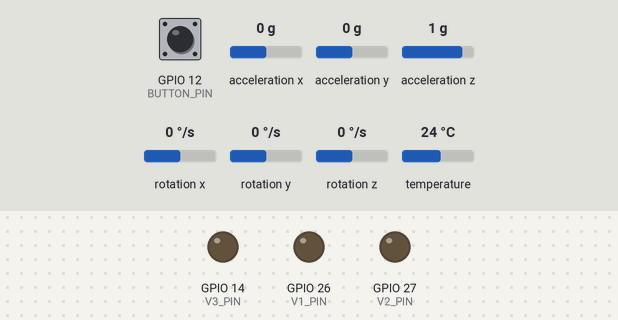
The sketch below on a simulated ESP32. Shown: output pins drawn as LEDs (lit = HIGH). Inputs (shaded band) come from the test bench; at power-on: GPIO 12 (BUTTON_PIN) HIGH, acceleration x 0 g, acceleration y 0 g, acceleration z 1 g, rotation x 0 °/s, rotation y 0 °/s, rotation z 0 °/s, temperature 24 °C. WiFi joins after 1.5 s; servers stay silent unless stated; storage starts empty; what the sketch prints to the serial monitor is not drawn.

Above: at 2.9 s.
3.0 s: GPIO 12 (BUTTON_PIN) pulled LOW for 0.15 s
At 4.5 s:
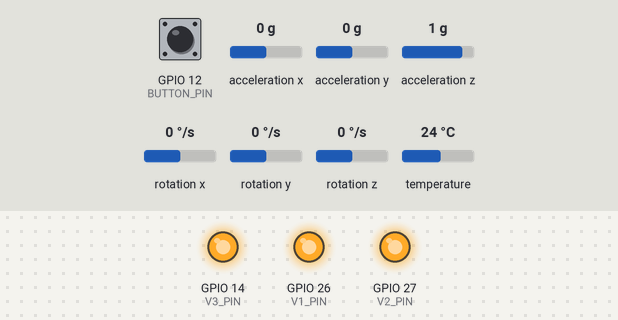
6.2 s: GPIO 12 (BUTTON_PIN) pulled LOW for 1 s
At 6.7 s:
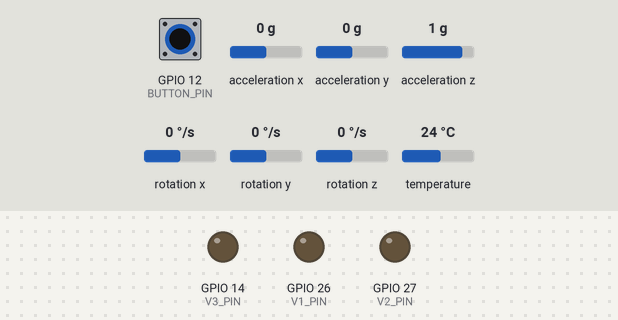
8.7 s: GPIO 12 (BUTTON_PIN) pulled LOW for 3.2 s
At 12.5 s:
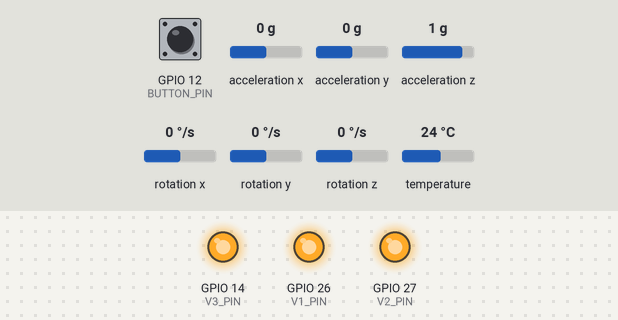
Timing chart, 0 to 14.0 s (numbered marks = the images above; inputs shaded):
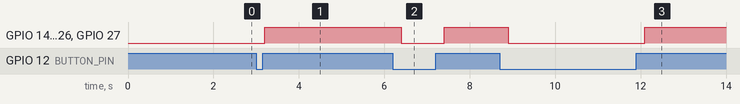

Measured:
- after the input at 3.0 s, GPIO 14 (V3_PIN), GPIO 26 (V1_PIN), GPIO 27 (V2_PIN): LOW → HIGH after 0.20 s
- after the input at 6.2 s, GPIO 14 (V3_PIN), GPIO 26 (V1_PIN), GPIO 27 (V2_PIN): HIGH → LOW after 0.20 s, → HIGH 1.0 s later
- after the input at 8.7 s, GPIO 14 (V3_PIN), GPIO 26 (V1_PIN), GPIO 27 (V2_PIN): HIGH → LOW after 0.20 s, → HIGH 3.2 s later

The sketch:

SimpleWiFiServer.ino
```cpp
#include <WiFi.h>
#include <ESPAsyncWebServer.h>
#include <SPIFFS.h>
#include <ArduinoJson.h>
#include <Adafruit_MPU6050.h>
#include <Adafruit_Sensor.h>
#include <Wire.h>

/* 2 --- 1
 *  \   /
 *    3
 */
const int BUTTON_PIN = 12;
const int V1_PIN = 26;
const int V2_PIN = 27;
const int V3_PIN = 14;
const int DELAY = 500;

const char* hostname = "joint-control";
const char *ssid = "iPhone (Michael)";
const char *password = "12345678";

Adafruit_MPU6050 mpu;
AsyncWebServer server(80);
AsyncWebSocket wss("/ws");
hw_timer_t *Timer0_Cfg = NULL;

char buffer[1024] = "";
JsonDocument orientation;
volatile bool ppc = false;

const uint64_t debounceTime = 200000;

volatile bool interruptEnabled = true;
hw_timer_t *timer = NULL;
portMUX_TYPE timerMux = portMUX_INITIALIZER_UNLOCKED;


void IRAM_ATTR timerISR() {
  portENTER_CRITICAL_ISR(&timerMux);
  interruptEnabled = true;
  portEXIT_CRITICAL_ISR(&timerMux);

  int state = digitalRead(BUTTON_PIN);
  updatePpc(state);
}

void IRAM_ATTR onButtonChanged() {
  portENTER_CRITICAL_ISR(&timerMux);

  if (interruptEnabled) {
    interruptEnabled = false;
    timerEnd(timer);
    timer = timerBegin(1000000);
    timerAttachInterrupt(timer, &timerISR);
    timerAlarm(timer, debounceTime, false, 0);
  }

  portEXIT_CRITICAL_ISR(&timerMux);
}

void updatePpc(int state) {
  if (state == LOW) {
      digitalWrite(V1_PIN, LOW);
      digitalWrite(V2_PIN, LOW);
      digitalWrite(V3_PIN, LOW);
      ppc = false;
      Serial.println("button is low");
    } else {
      digitalWrite(V1_PIN, HIGH);
      digitalWrite(V2_PIN, HIGH);
      digitalWrite(V3_PIN, HIGH);
      Serial.println("button is hight");
      ppc = true;
    }
}

void onMessage(char *data, size_t len) {
  JsonDocument pos;
  deserializeJson(pos, data, len);

  if (ppc)
    return;

  switch((int) pos["dir"]) {
    case 0:
      digitalWrite(V1_PIN, HIGH);
      digitalWrite(V3_PIN, HIGH);
      delay(DELAY);
      digitalWrite(V1_PIN, LOW);
      digitalWrite(V3_PIN, LOW);
      break;
    case 1:
      digitalWrite(V1_PIN, HIGH);
      digitalWrite(V2_PIN, HIGH);
      delay(DELAY);
      digitalWrite(V1_PIN, LOW);
      digitalWrite(V2_PIN, LOW);
      break;
    case 2:
      digitalWrite(V3_PIN, HIGH);
      delay(DELAY);
      digitalWrite(V3_PIN, LOW);
      break;
    case 3:
      digitalWrite(V2_PIN, HIGH);
      digitalWrite(V3_PIN, HIGH);
      delay(DELAY);
      digitalWrite(V2_PIN, LOW);
      digitalWrite(V3_PIN, LOW);
      break;
    case 4:
      digitalWrite(V1_PIN, HIGH);
      delay(DELAY);
      digitalWrite(V1_PIN, LOW);
      break;
   case 5:
      digitalWrite(V2_PIN, HIGH);
      delay(DELAY);
      digitalWrite(V2_PIN, LOW);
      break;
   case 6:
      digitalWrite(V3_PIN, HIGH);
      delay(DELAY);
      digitalWrite(V3_PIN, LOW);
      break;
  }
}

void onEvent(AsyncWebSocket *server, AsyncWebSocketClient *client, AwsEventType type,
 void *arg, uint8_t *data, size_t len) {
  switch (type) {
    case WS_EVT_CONNECT:
      Serial.printf("WebSocket client #%u connected from %s\n", client->id(), client->remoteIP().toString().c_str());
      break;
    case WS_EVT_DISCONNECT:
      Serial.printf("WebSocket client #%u disconnected\n", client->id());
      break;
    case WS_EVT_DATA:
      onMessage((char*) data, len);
      break;
    case WS_EVT_PONG:
    case WS_EVT_ERROR:
      break;
  }
}

void setup() {
  Serial.begin(115200);
  pinMode(BUTTON_PIN, INPUT);
  pinMode(V1_PIN, OUTPUT);
  pinMode(V2_PIN, OUTPUT);
  pinMode(V3_PIN, OUTPUT);

  timer = timerBegin(1000000); // Single parameter for frequency
  timerAttachInterrupt(timer, &timerISR);
  timerAlarm(timer, debounceTime, false, 0);
  timerStop(timer); // Start disabled

  attachInterrupt(digitalPinToInterrupt(BUTTON_PIN), onButtonChanged, CHANGE);

  delay(100);

  if (!mpu.begin()) {
    Serial.println("Failed to find MPU6050 chip");
    while (1) {
      delay(10);
    }
  }

  delay(100);

  mpu.setAccelerometerRange(MPU6050_RANGE_8_G);
  mpu.setGyroRange(MPU6050_RANGE_500_DEG);
  mpu.setFilterBandwidth(MPU6050_BAND_21_HZ);

  // We start by connecting to a WiFi network

  Serial.println();
  Serial.println();
  Serial.print("Connecting to ");
  Serial.println(ssid);

  WiFi.setHostname(hostname);
  WiFi.begin(ssid, password);

  while (WiFi.status() != WL_CONNECTED) {
    delay(500);
    Serial.print(".");
  }

  Serial.println("");
  Serial.println("WiFi connected.");
  Serial.println("IP address: ");
  Serial.println(WiFi.localIP());

  orientation["pitch"] = 0;
  orientation["roll"] = 0;

  SPIFFS.begin(false);

  server.serveStatic("/", SPIFFS, "/");
  wss.onEvent(onEvent);
  server.addHandler(&wss);

  server.begin();
}

void loop() {
  sensors_event_t a, g, temp;
  mpu.getEvent(&a, &g, &temp);

  // Calculate temperature
  float temperature = temp.temperature / 340.0 + 36.53;

  // Calculate orientation (roll and pitch from accelerometer)
  float roll = atan2(a.acceleration.y, a.acceleration.z) * 180 / PI;
  float pitch = atan2(-a.acceleration.x, sqrt(a.acceleration.y * a.acceleration.y +
                      a.acceleration.z * a.acceleration.z)) * 180 / PI;

  orientation["pitch"] = pitch;
  orientation["roll"] = roll;

  serializeJson(orientation, buffer, 1024);
  wss.textAll(buffer);
  wss.cleanupClients();

  delay(100);
}
```
